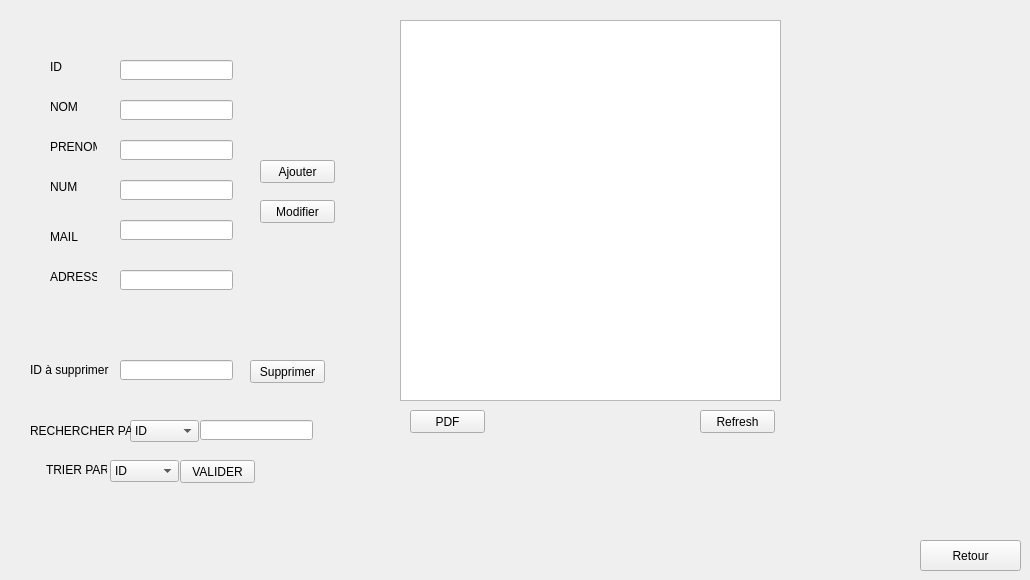
      <widget class="QWidget" name="tab_9">
       <attribute name="title">
        <string>Gestion client</string>
       </attribute>
       <widget class="QLineEdit" name="lineEdit_id">
        <property name="geometry">
         <rect>
          <x>120</x>
          <y>60</y>
          <width>113</width>
          <height>20</height>
         </rect>
        </property>
       </widget>
       <widget class="QLineEdit" name="lineEdit_nom">
        <property name="geometry">
         <rect>
          <x>120</x>
          <y>100</y>
          <width>113</width>
          <height>20</height>
         </rect>
        </property>
        <property name="text">
         <string/>
        </property>
       </widget>
       <widget class="QLineEdit" name="lineEdit_prenom">
        <property name="geometry">
         <rect>
          <x>120</x>
          <y>140</y>
          <width>113</width>
          <height>20</height>
         </rect>
        </property>
       </widget>
       <widget class="QLineEdit" name="lineEdit_num">
        <property name="geometry">
         <rect>
          <x>120</x>
          <y>180</y>
          <width>113</width>
          <height>20</height>
         </rect>
        </property>
       </widget>
       <widget class="QLineEdit" name="lineEdit_mail">
        <property name="geometry">
         <rect>
          <x>120</x>
          <y>220</y>
          <width>113</width>
          <height>20</height>
         </rect>
        </property>
       </widget>
       <widget class="QLineEdit" name="lineEdit_adress">
        <property name="geometry">
         <rect>
          <x>120</x>
          <y>270</y>
          <width>113</width>
          <height>20</height>
         </rect>
        </property>
       </widget>
       <widget class="QLabel" name="label_2">
        <property name="geometry">
         <rect>
          <x>50</x>
          <y>60</y>
          <width>47</width>
          <height>13</height>
         </rect>
        </property>
        <property name="text">
         <string>ID</string>
        </property>
       </widget>
       <widget class="QLabel" name="label_5">
        <property name="geometry">
         <rect>
          <x>50</x>
          <y>100</y>
          <width>47</width>
          <height>13</height>
         </rect>
        </property>
        <property name="text">
         <string>NOM</string>
        </property>
       </widget>
       <widget class="QLabel" name="label_6">
        <property name="geometry">
         <rect>
          <x>50</x>
          <y>140</y>
          <width>47</width>
          <height>13</height>
         </rect>
        </property>
        <property name="text">
         <string>PRENOM</string>
        </property>
       </widget>
       <widget class="QLabel" name="label_7">
        <property name="geometry">
         <rect>
          <x>50</x>
          <y>180</y>
          <width>47</width>
          <height>13</height>
         </rect>
        </property>
        <property name="text">
         <string>NUM</string>
        </property>
       </widget>
       <widget class="QLabel" name="label_9">
        <property name="geometry">
         <rect>
          <x>50</x>
          <y>230</y>
          <width>47</width>
          <height>13</height>
         </rect>
        </property>
        <property name="text">
         <string>MAIL</string>
        </property>
       </widget>
       <widget class="QLabel" name="label_10">
        <property name="geometry">
         <rect>
          <x>50</x>
          <y>270</y>
          <width>47</width>
          <height>13</height>
         </rect>
        </property>
        <property name="text">
         <string>ADRESS</string>
        </property>
       </widget>
       <widget class="QPushButton" name="pushButton">
        <property name="geometry">
         <rect>
          <x>260</x>
          <y>160</y>
          <width>75</width>
          <height>23</height>
         </rect>
        </property>
        <property name="text">
         <string>Ajouter</string>
        </property>
       </widget>
       <widget class="QTableView" name="tableView">
        <property name="geometry">
         <rect>
          <x>400</x>
          <y>20</y>
          <width>381</width>
          <height>381</height>
         </rect>
        </property>
       </widget>
       <widget class="QLineEdit" name="lineEdit_ids">
        <property name="geometry">
         <rect>
          <x>120</x>
          <y>360</y>
          <width>113</width>
          <height>20</height>
         </rect>
        </property>
       </widget>
       <widget class="QLabel" name="label_11">
        <property name="geometry">
         <rect>
          <x>30</x>
          <y>360</y>
          <width>81</width>
          <height>20</height>
         </rect>
        </property>
        <property name="text">
         <string>ID à supprimer</string>
        </property>
       </widget>
       <widget class="QPushButton" name="pushButton_3">
        <property name="geometry">
         <rect>
          <x>250</x>
          <y>360</y>
          <width>75</width>
          <height>23</height>
         </rect>
        </property>
        <property name="text">
         <string>Supprimer</string>
        </property>
       </widget>
       <widget class="QPushButton" name="pushButton_4">
        <property name="geometry">
         <rect>
          <x>260</x>
          <y>200</y>
          <width>75</width>
          <height>23</height>
         </rect>
        </property>
        <property name="text">
         <string>Modifier</string>
        </property>
       </widget>
       <widget class="QPushButton" name="pushButton_5">
        <property name="geometry">
         <rect>
          <x>700</x>
          <y>410</y>
          <width>75</width>
          <height>23</height>
         </rect>
        </property>
        <property name="text">
         <string>Refresh</string>
        </property>
       </widget>
       <widget class="QLineEdit" name="lineEdit_2">
        <property name="geometry">
         <rect>
          <x>200</x>
          <y>420</y>
          <width>113</width>
          <height>20</height>
         </rect>
        </property>
       </widget>
       <widget class="QLabel" name="label_20">
        <property name="geometry">
         <rect>
          <x>46</x>
          <y>460</y>
          <width>61</width>
          <height>20</height>
         </rect>
        </property>
        <property name="text">
         <string>TRIER PAR:</string>
        </property>
       </widget>
       <widget class="QComboBox" name="comboBox_3">
        <property name="geometry">
         <rect>
          <x>110</x>
          <y>460</y>
          <width>69</width>
          <height>22</height>
         </rect>
        </property>
        <item>
         <property name="text">
          <string>ID</string>
         </property>
        </item>
        <item>
         <property name="text">
          <string>NOM</string>
         </property>
        </item>
       </widget>
       <widget class="QComboBox" name="comboBox_4">
        <property name="geometry">
         <rect>
          <x>130</x>
          <y>420</y>
          <width>69</width>
          <height>22</height>
         </rect>
        </property>
        <item>
         <property name="text">
          <string>ID</string>
         </property>
        </item>
        <item>
         <property name="text">
          <string>NOM</string>
         </property>
        </item>
        <item>
         <property name="text">
          <string>PRENOM</string>
         </property>
        </item>
       </widget>
       <widget class="QLabel" name="label_21">
        <property name="geometry">
         <rect>
          <x>30</x>
          <y>420</y>
          <width>101</width>
          <height>21</height>
         </rect>
        </property>
        <property name="text">
         <string>RECHERCHER PAR:</string>
        </property>
       </widget>
       <widget class="QPushButton" name="pushButton_12">
        <property name="geometry">
         <rect>
          <x>180</x>
          <y>460</y>
          <width>75</width>
          <height>23</height>
         </rect>
        </property>
        <property name="text">
         <string>VALIDER</string>
        </property>
       </widget>
       <widget class="QPushButton" name="pushButton_13">
        <property name="geometry">
         <rect>
          <x>410</x>
          <y>410</y>
          <width>75</width>
          <height>23</height>
         </rect>
        </property>
        <property name="text">
         <string>PDF</string>
        </property>
       </widget>
       <widget class="QPushButton" name="pushButton_19">
        <property name="geometry">
         <rect>
          <x>920</x>
          <y>540</y>
          <width>101</width>
          <height>31</height>
         </rect>
        </property>
        <property name="text">
         <string>Retour</string>
        </property>
       </widget>
      </widget>
